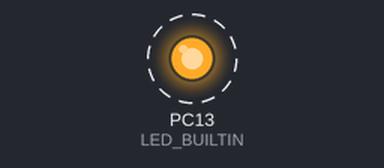
The program below on a simulated STM32 Black Pill. Shown: output pins drawn as LEDs (lit = HIGH). Dashed ring = blinking. What the program prints to the serial monitor is not drawn.

Above: at 0.2 s.
Timing chart, 0 to 3.0 s (numbered marks = the images above):
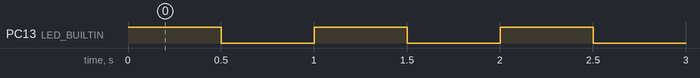

Measured:
- by itself, PC13 (LED_BUILTIN): alternates HIGH for 0.50 s and LOW for 0.50 s

The program:

main.cpp
```cpp
#include <Arduino.h>
constexpr uint32_t BLINK_INTERVAL_MS = 500;

uint32_t lastToggleMs = 0;
bool ledOn = false;

void setup() {
  Serial.begin(115200);
  pinMode(LED_BUILTIN, OUTPUT);
  digitalWrite(LED_BUILTIN, HIGH);
  Serial.println("LED: OFF");
}

void loop() {
  const uint32_t now = millis();
  if (now - lastToggleMs >= BLINK_INTERVAL_MS) {
    lastToggleMs = now;
    ledOn = !ledOn;
    digitalWrite(LED_BUILTIN, ledOn ? LOW : HIGH);
    Serial.println(ledOn ? "LED: ON" : "LED: OFF");
  }
}
```
